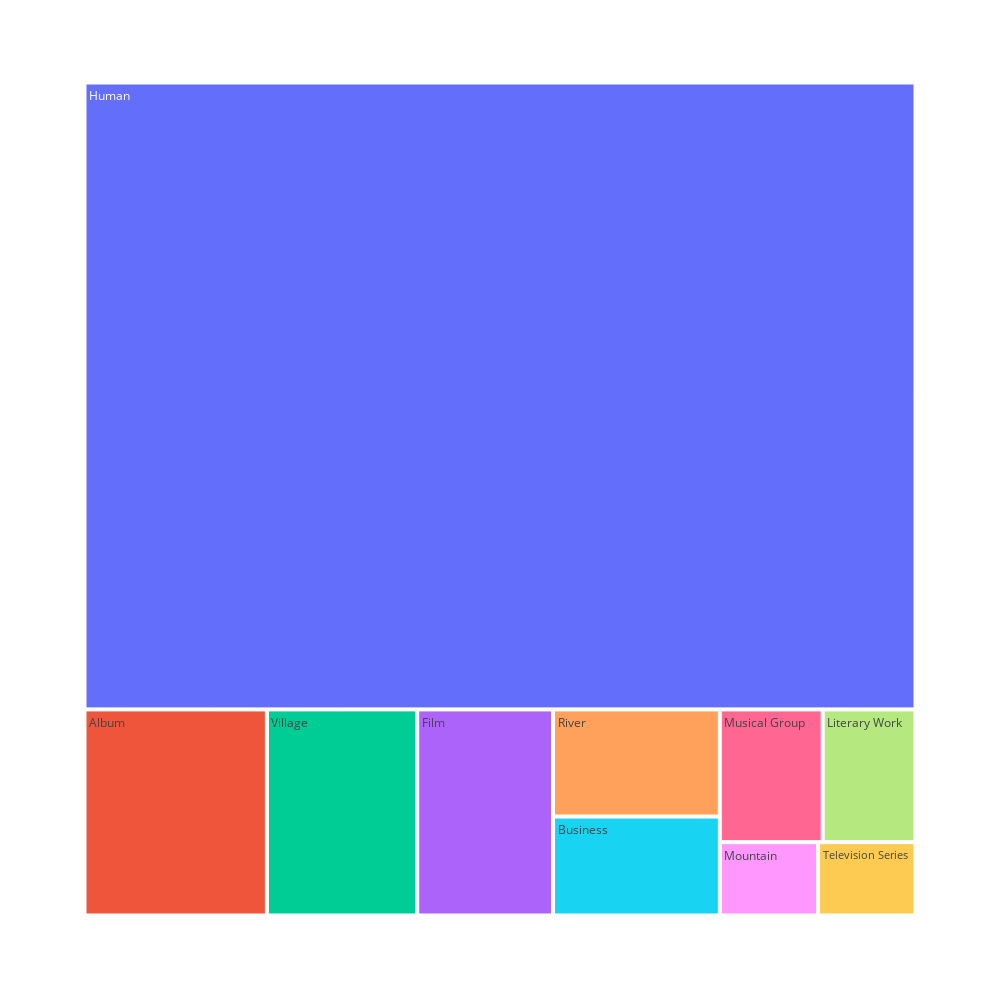

Notebook cell for this chart:
### Code cell
fig = px.treemap(df_agg, path=['Class Label'], values='Count of Records',
                width=1000, height=1000)
fig.show()

### Figure 1 — Plotly figure (JSON) as saved in the notebook; plotly's stock layout.template omitted (floating-point values rounded to 4 significant figures)
{"data": [{"branchvalues": "total", "domain": {"x": [0, 1], "y": [0, 1]}, "hovertemplate": "labels=%{label}<br>Count of Records=%{value}<br>parent=%{parent}<br>id=%{id}<extra></extra>", "ids": ["Album", "Business", "Film", "Human", "Literary Work", "Mountain", "Musical Group", "River", "Television Series", "Village"], "labels": ["Album", "Business", "Film", "Human", "Literary Work", "Mountain", "Musical Group", "River", "Television Series", "Village"], "name": "", "parents": ["", "", "", "", "", "", "", "", "", ""], "type": "treemap", "values": [2514, 1104, 1872, 34838, 824, 482, 913, 1195, 478, 2072]}], "layout": {"height": 1000, "legend": {"tracegroupgap": 0}, "margin": {"t": 60}, "width": 1000}}
